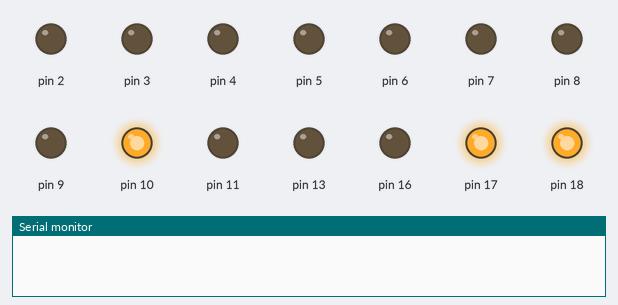
A sketch run on a simulated Arduino Uno, built for the host (arithmetic inside an expression is 32-bit, double 64-bit). Parts: output pins drawn as LEDs (lit = HIGH), the last lines printed to the serial monitor.

Above: at 0.1 s.
At 4.96 s:
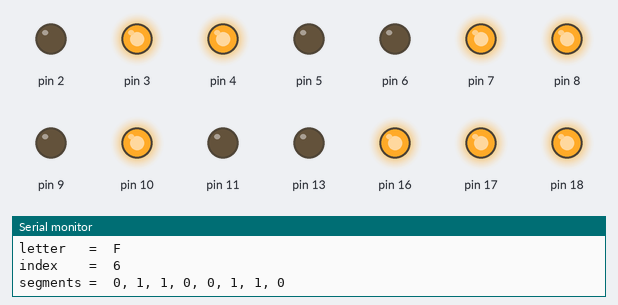
At 9.92 s:
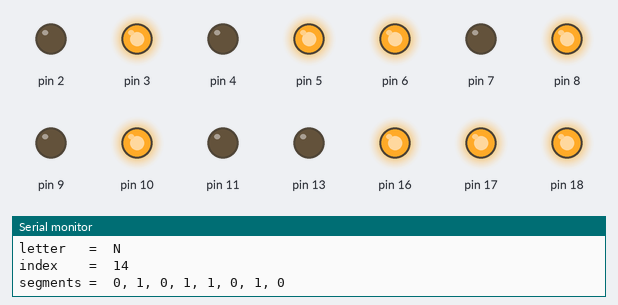
At 19.84 s:
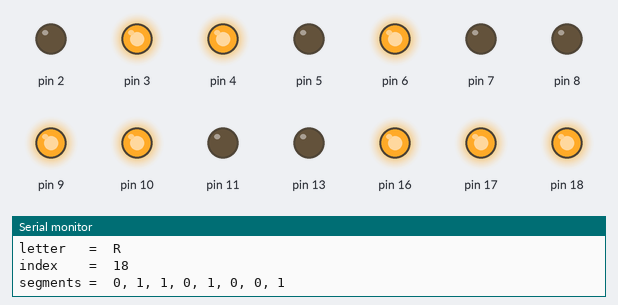
At 29.76 s:
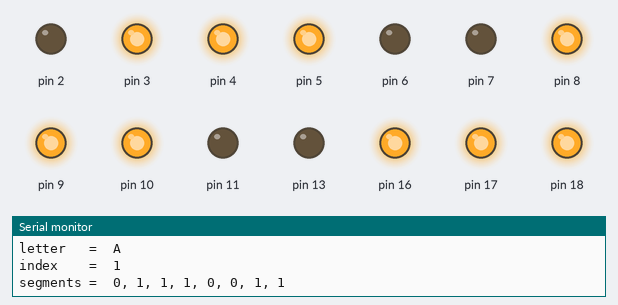
At 39.68 s:
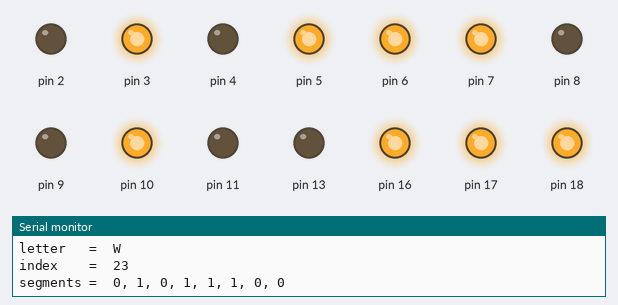
Timing chart, 0 to 40.0 s (numbered marks = the images above):
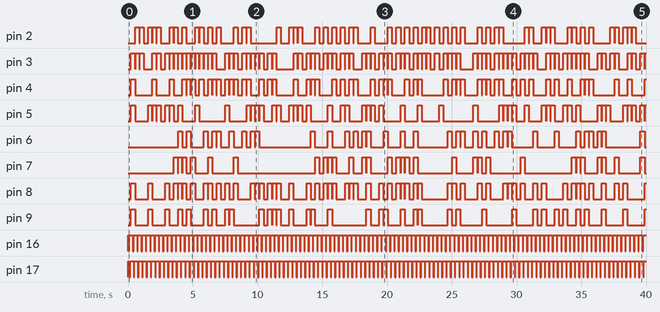

The sketch:

EL_Sequencer_Master.ino
```cpp
/* This is code for the Master EL Sequencer (which is also digit 0)*/

#define A PIN_PD2 //also Arduino pin 2
#define B PIN_PD3 //also Arduino pin 3
#define C PIN_PD4 //also Arduino pin 4
#define D PIN_PD5 //also Arduino pin 5
#define E PIN_PD6 //also Arduino pin 6
#define F PIN_PD7 //also Arduino pin 7
#define G PIN_PB0 //also Arduino pin 8
#define H PIN_PB1 //also Arduino pin 9

#define SLAVE1 PIN_PC2
#define SLAVE2 PIN_PC3
#define SLAVE3 PIN_PC4

#define MASTER 1


//#define SERIALENTRY 1 //if you want to type stuff into the serial monitor to display, uncomment this

//#define CYCLETHROUGHCHARACTERS 1 //if you want to scroll through each character

#define SCROLLTHROUGHSTRING 1 //if you want to scroll through whatever is in quote[] uncomment this


// if you want to wire these up to a switch to change betwwen modes, I'll need to do this differently because preprocessor macros can't be changed at runtime

#include <SPI.h>

/*

     C  2
  | ^^^^^^ |
  | |G  H| |
  | |6  7| |
 B|  \  /  |D
 1|  /  \  |3
  | |F  E| |
  | |5  4| |
  | ______ |
     A  0
*/

char quote[] = //you can change this to anything you want, this one is dumb but getting threatened by a microcontroller is hilarious to me
{"All you motherfuckers are gonna pay  You are the ones who are the ball lickers  "
"Were gonna fuck your mothers while you watch and cry like little whiny bitches  "
"Once we get to Hollywood and find those Miramax fucks who is makin the movie  "
"were gonna make them eat our shit  then shit out our shit  and then eat that shit "
"thats made up of our shit that we made em eat  Then all you motherfucks are next  "
"Love  Jay and Silent Bob "};


const int scrollSpeed = 50; //change this to scroll faster or slower (you can add a pot and do analogRead() to be able to change it easily)

int scrollLocation = 0; // for scrolling through a quote
int cycleLocation = 0; //for cycling through all the characters

char inputBuffer[15]; //for serial or SPI input (really only need 5, 4 digits and a newline but whatever)

int segBuffer[8] =  {0,0,0,0,0,0,0,0}; //whatever's in here is what's being displayed

int numberSegs [10][8] =
{
{1,1,1,1,0,0,0,0},//0
{0,1,0,0,0,0,0,0},//1
{1,0,1,0,0,1,0,1},//2
{1,0,1,0,1,0,0,1},//3
{0,0,0,1,0,0,1,1},//4
{1,0,1,0,1,0,1,0},//5
{1,1,1,0,1,1,0,0},//6
{0,0,1,1,0,0,0,0},//7
{1,0,1,0,1,1,1,1},//8
{0,0,1,1,0,0,1,1} //9
};

const int numberOfLetters = 32; //in case you add more letters, just change this so bounds checking still works

int letterSegs [numberOfLetters][8] =
{
{0,0,0,0,0,0,0,0},//SPACE (also makes it so A=1, B=2, ...)
{0,1,1,1,0,0,1,1},//A
{1,1,1,0,1,1,1,1},//B
{1,1,1,0,0,0,0,0},//C
{1,0,0,1,1,1,0,0},//D
{1,1,1,0,0,1,1,0},//E
{0,1,1,0,0,1,1,0},//F
{1,1,1,0,1,0,0,0},//G
{0,1,0,1,1,1,1,1},//H
{0,0,0,1,0,0,0,0},//I
{1,0,0,1,0,0,0,0},//J
{0,1,0,0,1,0,1,1},//K
{1,1,0,0,0,0,0,0},//L
{0,1,0,1,0,0,1,1},//M
{0,1,0,1,1,0,1,0},//N
{1,1,1,1,0,0,0,0},//O
{0,1,1,0,0,0,1,1},//P
{0,0,1,0,1,0,1,1},//Q
{0,1,1,0,1,0,0,1},//R
{1,0,1,0,1,0,1,0},//S
{1,1,0,0,0,1,1,0},//T
{1,1,0,1,0,0,0,0},//U
{0,0,0,0,0,0,1,1},//V
{0,1,0,1,1,1,0,0},//W
{0,0,0,0,1,1,1,1},//X
{1,0,0,1,0,0,1,1},//Y
{1,0,1,0,0,1,0,1},//Z
{0,0,1,0,0,0,1,1},//°
{0,0,1,0,0,1,0,1},//?
{1,0,0,0,0,0,0,0},//_
{0,0,0,0,1,0,0,0} //,

};


void setup() {

 Serial.begin(115200); //set baud rate to 115200 for usart

  //Master specific stuff
    pinMode(SS, OUTPUT);
    pinMode(MISO, INPUT);
    pinMode(MOSI, OUTPUT);
    pinMode(SCK, OUTPUT);

    digitalWrite(SS, HIGH); // disable Slave Select for the master

    SPI.begin();

    SPI.setClockDivider(SPI_CLOCK_DIV128); //bit rate = 16 MHz/128 = 125 kbit/sec slows everthing down because we're only sending 3 bytes
                                           //I'm testing these on Arduinos which have a 16MHz crystal, on your boards there's an 8MHz crystal
                                           //so if it doesn't work, try SPI_CLOCK_DIV64 so it's back to 125 kbit/sec

    pinMode(SLAVE1, OUTPUT);  // goes to chip select (CSN) on slave 1 (these are active LOW signals)
    pinMode(SLAVE2, OUTPUT);  // goes to chip select (CSN) on slave 2
    pinMode(SLAVE3, OUTPUT);  // goes to chip select (CSN) on slave 3

    digitalWrite(SLAVE1, HIGH); //deselect slaves for now
    digitalWrite(SLAVE2, HIGH);
    digitalWrite(SLAVE3, HIGH);


 pinMode(A, OUTPUT);  // channel A
 pinMode(B, OUTPUT);  // channel B
 pinMode(C, OUTPUT);  // channel C
 pinMode(D, OUTPUT);  // channel D
 pinMode(E, OUTPUT);  // channel E
 pinMode(F, OUTPUT);  // channel F
 pinMode(G, OUTPUT);  // channel G
 pinMode(H, OUTPUT);  // channel H

}


void loop (void)
{

#ifdef SERIALENTRY

    while (!Serial.available()); //loops until you send something via the serial monitor

    delay(2);    //probably unecessary

    for (int i = 0; i < 10 ; i++)
    {
      inputBuffer[i] = Serial.read();
    }

    delay(2);
#endif


#ifdef CYCLETHROUGHCHARACTERS // if it's uncommented at the top

for (int i = 0; i < 4; i++ )
{
  if ((cycleLocation + i) <= 9)
    {

      inputBuffer[i] = cycleLocation + i + '0';

    } else if ((cycleLocation + i) > 9 && (cycleLocation + i) <= (numberOfLetters+9))
    {
      inputBuffer[i] = (cycleLocation-10) + i  + 'A'; //the character before A on the acsii chart

    } else {
      inputBuffer[i] = ' ';
    }

}
cycleLocation++;
if (cycleLocation > (numberOfLetters + 12))cycleLocation = 0;
delay(scrollSpeed);

#endif


#ifdef SCROLLTHROUGHSTRING  // if it's uncommented at the top

for (int i = 0; i < 4; i++ )
{

inputBuffer[i] = quote[(scrollLocation + i)% sizeof(quote)];
if ((scrollLocation + i) > (sizeof(quote)-1) )
{
  inputBuffer[i] = ' ';
}
}

scrollLocation++;

if (scrollLocation > sizeof(quote))scrollLocation = 0;

delay(scrollSpeed);


#endif


uint8_t digit1send = inputBuffer[1]; //I'm sending just one char of the raw serial input to each slave
uint8_t digit2send = inputBuffer[2]; //so all the processing below happens on each board separately and the code is basically the same
uint8_t digit3send = inputBuffer[3];


    digitalWrite(SLAVE1, LOW); //selects the slave by pulling its SS (or CSN on these) line low
    delay(15);                     //if the slaves are missing characters, try increasing this delay
    SPI.transfer(digit1send);
    delay(40);
    digitalWrite(SLAVE1, HIGH);


    digitalWrite(SLAVE2, LOW);
    delay(15);
     SPI.transfer(digit2send);
    delay(40);
    digitalWrite(SLAVE2, HIGH);


    digitalWrite(SLAVE3, LOW);
    delay(15);
     SPI.transfer(digit3send);
    delay(40);
    digitalWrite(SLAVE3, HIGH);


if (inputBuffer[0] >= '0' && inputBuffer[0] <= '9') //check if it's a digit or character
 {

    inputBuffer[0] -= '0'; //'0' is the same as 48, which is where the numbers start in the ASCII table

    int2segs(inputBuffer[0]);

 } else if (toupper(inputBuffer[0]) >= 'A' && toupper(inputBuffer[0]) <= 'Z' || isPunct(inputBuffer[0]) || isSpace(inputBuffer[0]))
  {
    inputBuffer[0] = toupper(inputBuffer[0]); // so we don't have to deal with lowercase

    Serial.print("letter   =\t");

    Serial.println(inputBuffer[0]);

    inputBuffer[0] = char2arrayIndex(inputBuffer[0]);

    Serial.print("index    =\t");

    Serial.println((int)inputBuffer[0]); //that (int) is a cast, so it just converts the char to an int temporarily

    char2segs((int)inputBuffer[0]);

  } else {
    inputBuffer[0] = 0; //prints a space if its not a valid character
    char2segs((int)inputBuffer[0]);
  }

lightSegments();


while (Serial.available()) int trash = Serial.read(); // flush the serial buffer so if you type in too many chars it doesnt run twice
                                                      // the "int trash =" part is there because sometimes compilers optimize things out when the result isn't put anywhere (probably not in this case but whatever)

}


void int2segs (int numberToDisplay)
{

  Serial.println (numberToDisplay);


  if (numberToDisplay > 9 || numberToDisplay < 0) //bounds check
    {
      return;
    }


  for(int i = 0; i < 8; i++)
    {
      segBuffer[i] = numberSegs[numberToDisplay][i];
    }

}


void char2segs (int charToDisplay)
{

  if (charToDisplay > numberOfLetters || charToDisplay < 0) //bounds check
    {
      return;
    }


  for(int i = 0; i < 8; i++)
    {
      segBuffer[i] = letterSegs[charToDisplay][i];
    }

}


int char2arrayIndex (char readChar) //converts raw ASCII values to the index of the letter array
{

  switch (readChar) //if you add more charachters, just add a case for it here and return the index
    {
      case ' ':
        return 0;
        break;

      case '°':
        return 27;
        break;
      case '?':
        return 28;
        break;
      case '_':
        return 29;
        break;
      case ',':
        return 30;
        break;

      default:
        return readChar - 64; //this is because the uppercase alphabet in ASCII starts at 65, if you just cast a char to an int it will be the ASCII value (65 for A...)
        break;
    }

}


void lightSegments(void)
{

  Serial.print("segments =\t");

    for (int i = 0; i < 8; i++)
     {
      Serial.print(segBuffer[i]);

      if (i < 7) Serial.print(", ");
     }

    Serial.println(" \n");


      digitalWrite(A, LOW);
      digitalWrite(B, LOW);
      digitalWrite(C, LOW);
      digitalWrite(D, LOW);
      digitalWrite(E, LOW);
      digitalWrite(F, LOW);
      digitalWrite(G, LOW);
      digitalWrite(H, LOW);

      delay(15);// this is where we had some issues with the top/bottom segments staying on, so if they do, this is where you should mess with adding delays

  for (int i = 0; i < 8; i++)
    {

      if(segBuffer[i] == 1)
        {
          digitalWrite(i+2, HIGH);
        }

    }
  delay(100);

}
```

Measured:
- by itself, pin 4: LOW → HIGH at 0.23 s, → LOW 0.32 s later, → HIGH 1.3 s later, → LOW 0.32 s later, … (107 changes in this stretch)
- by itself, pin 6: LOW → HIGH at 3.9 s, → LOW 0.32 s later, → HIGH 0.35 s later, → LOW 0.32 s later, … (68 changes in this stretch)
- by itself, pin 8: LOW → HIGH at 0.23 s, → LOW 0.32 s later, → HIGH 1.0 s later, → LOW 0.32 s later, … (109 changes in this stretch)
- by itself, pin 9: LOW → HIGH at 0.23 s, → LOW 0.32 s later, → HIGH 1.0 s later, → LOW 0.32 s later, … (71 changes in this stretch)
- by itself, pin 16–18: alternates HIGH for 0.28 s and LOW for 0.06 s
